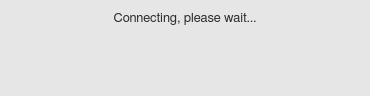
<?xml version="1.0" encoding="UTF-8"?>
<ui version="4.0">
 <class>waitWindow</class>
 <widget class="QWidget" name="waitWindow">
  <property name="geometry">
   <rect>
    <x>0</x>
    <y>0</y>
    <width>370</width>
    <height>96</height>
   </rect>
  </property>
  <property name="minimumSize">
   <size>
    <width>0</width>
    <height>0</height>
   </size>
  </property>
  <property name="maximumSize">
   <size>
    <width>16777215</width>
    <height>16777215</height>
   </size>
  </property>
  <property name="font">
   <font>
    <family>FreeSans</family>
    <pointsize>10</pointsize>
    <stylestrategy>PreferAntialias</stylestrategy>
    <kerning>true</kerning>
   </font>
  </property>
  <property name="windowTitle">
   <string>Please wait...</string>
  </property>
  <property name="windowIcon">
   <iconset>
    <normaloff>icons/info_popup_icon.svg</normaloff>icons/info_popup_icon.svg</iconset>
  </property>
  <property name="styleSheet">
   <string notr="true">QWidget {
	background-color: rgb(230,230,230);
}

QScrollBar:vertical {
  border: 1px solid white;
  background-color: rgb(240, 240, 240);
  width: 20px;
  margin: 21px 0px 21px 0px;
}

QScrollBar:horizontal {
  border: 1px solid white;
  background-color: rgb(240, 240, 240);
  height: 20px;
  margin: 0px 21px 0px 21px;
}

QScrollBar::handle:vertical {
  background-color: rgb(205, 205, 205);
  min-height: 25px;
}

QScrollBar:handle:vertical:hover {
  background-color: rgb(166, 166, 166);
}

QScrollBar:handle:vertical:pressed {
  background-color: rgb(96, 96, 96);
}

QScrollBar::handle:horizontal {
  background-color: rgb(205, 205, 205);
  min-width: 25px;
}

QScrollBar:handle:horizontal:hover {
  background-color: rgb(166, 166, 166);
}

QScrollBar:handle:horizontal:pressed {
  background-color: rgb(96, 96, 96);
}

QScrollBar::add-line:vertical {
  border-top: 1px solid rgb(240,240,240);
  border-left: 1px solid white;
  border-right: 1px solid white;
  border-bottom: 1px solid white;
  background-color: rgb(240, 240, 240);
  height: 20px;
  subcontrol-position: bottom;
  subcontrol-origin: margin;
}

QScrollBar::add-line:vertical:hover {
  background-color: rgb(218, 218, 218);
}

QScrollBar::add-line:vertical:pressed {
  background-color: rgb(96, 96, 96);
}

QScrollBar::sub-line:vertical {
  border-top: 1px solid white;
  border-left: 1px solid white;
  border-right: 1px solid white;
  border-bottom: 1px solid rgb(240,240,240);
  background-color: rgb(240, 240, 240);
  height: 20px;
  subcontrol-position: top;
  subcontrol-origin: margin;
}

QScrollBar::sub-line:vertical:hover {
  background-color: rgb(218, 218, 218);
}

QScrollBar::sub-line:vertical:pressed {
  background-color: rgb(96, 96, 96);
}

QScrollBar::up-arrow:vertical {
  image: url(icons/up_arrow_icon.svg); 
  width: 16px;
  height: 16px;
}

QScrollBar::up-arrow:vertical:pressed {
  right: -1px;
  bottom: -1px;
}

QScrollBar::down-arrow:vertical {
  image: url(icons/down_arrow_icon.svg); 
  width: 16px;
  height: 16px;
}

QScrollBar::down-arrow:vertical:pressed {
  right: -1px;
  bottom: -1px;
}

QScrollBar::add-line:horizontal {
  border-top: 1px solid white;
  border-left: 1px solid rgb(240,240,240);
  border-right: 1px solid white;
  border-bottom: 1px solid white;
  background-color: rgb(240, 240, 240);
  width: 20px;
  subcontrol-position: right;
  subcontrol-origin: margin;
}

QScrollBar::add-line:horizontal:hover {
  background-color: rgb(218, 218, 218);
}

QScrollBar::add-line:horizontal:pressed {
  background-color: rgb(96, 96, 96);
}

QScrollBar::sub-line:horizontal {
  border-top: 1px solid white;
  border-left: 1px solid white;
  border-right: 1px solid rgb(240,240,240);
  border-bottom: 1px solid white;
  background-color: rgb(240, 240, 240);
  width: 20px;
  subcontrol-position: left;
  subcontrol-origin: margin;
}

QScrollBar::sub-line:horizontal:hover {
  background-color: rgb(218, 218, 218);
}

QScrollBar::sub-line:horizontal:pressed {
  background-color: rgb(96, 96, 96);
}

QScrollBar::left-arrow:horizontal {
  image: url(icons/left_arrow_icon.svg); 
  width: 16px;
  height: 16px;
}

QScrollBar::left-arrow:horizontal:pressed {
  right: -1px;
  bottom: -1px;
}

QScrollBar::right-arrow:horizontal {
  image: url(icons/right_arrow_icon.svg); 
  width: 16px;
  height: 16px;
}

QScrollBar::right-arrow:horizontal:pressed {
  right: -1px;
  bottom: -1px;
}</string>
  </property>
  <layout class="QGridLayout" name="gridLayout">
   <item row="0" column="0">
    <widget class="QLabel" name="ww_label_1">
     <property name="minimumSize">
      <size>
       <width>0</width>
       <height>0</height>
      </size>
     </property>
     <property name="maximumSize">
      <size>
       <width>16777215</width>
       <height>16777215</height>
      </size>
     </property>
     <property name="font">
      <font>
       <family>FreeSans</family>
       <pointsize>10</pointsize>
       <stylestrategy>PreferAntialias</stylestrategy>
       <kerning>true</kerning>
      </font>
     </property>
     <property name="styleSheet">
      <string notr="true">QLabel {
	color: rgb(45,45,45);
    margin-bottom: 0px;
}</string>
     </property>
     <property name="frameShape">
      <enum>QFrame::NoFrame</enum>
     </property>
     <property name="frameShadow">
      <enum>QFrame::Plain</enum>
     </property>
     <property name="lineWidth">
      <number>0</number>
     </property>
     <property name="midLineWidth">
      <number>0</number>
     </property>
     <property name="text">
      <string>Connecting, please wait...</string>
     </property>
     <property name="textFormat">
      <enum>Qt::AutoText</enum>
     </property>
     <property name="alignment">
      <set>Qt::AlignCenter</set>
     </property>
     <property name="wordWrap">
      <bool>true</bool>
     </property>
    </widget>
   </item>
   <item row="2" column="0">
    <layout class="QHBoxLayout" name="horizontalLayout">
     <item>
      <spacer name="horizontalSpacer">
       <property name="orientation">
        <enum>Qt::Horizontal</enum>
       </property>
       <property name="sizeHint" stdset="0">
        <size>
         <width>40</width>
         <height>20</height>
        </size>
       </property>
      </spacer>
     </item>
     <item>
      <layout class="QVBoxLayout" name="verticalLayout"/>
     </item>
     <item>
      <spacer name="horizontalSpacer_2">
       <property name="orientation">
        <enum>Qt::Horizontal</enum>
       </property>
       <property name="sizeHint" stdset="0">
        <size>
         <width>40</width>
         <height>20</height>
        </size>
       </property>
      </spacer>
     </item>
    </layout>
   </item>
   <item row="1" column="0">
    <spacer name="verticalSpacer">
     <property name="orientation">
      <enum>Qt::Vertical</enum>
     </property>
     <property name="sizeHint" stdset="0">
      <size>
       <width>20</width>
       <height>40</height>
      </size>
     </property>
    </spacer>
   </item>
  </layout>
 </widget>
 <resources/>
 <connections/>
</ui>
